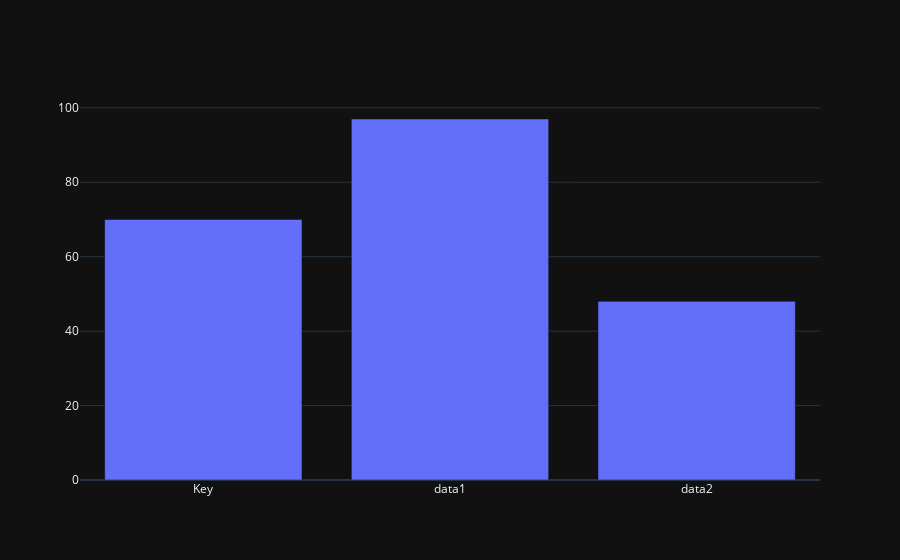

This figure's notebook cell:
### Code cell
# Simple bar plot
agg_df2 = go.Figure()

agg_df2.add_trace(go.Bar(
    x=['Key', 'data1', 'data2'],
    y= np.random.randint(1,200,10)
))

agg_df2.show()

### Figure 1 — Plotly figure (JSON) as saved in the notebook; plotly's stock layout.template omitted (floating-point values rounded to 4 significant figures)
{"data": [{"type": "bar", "x": ["Key", "data1", "data2"], "y": [70, 97, 48, 196, 148, 19, 195, 119, 120, 89]}], "layout": {}}
